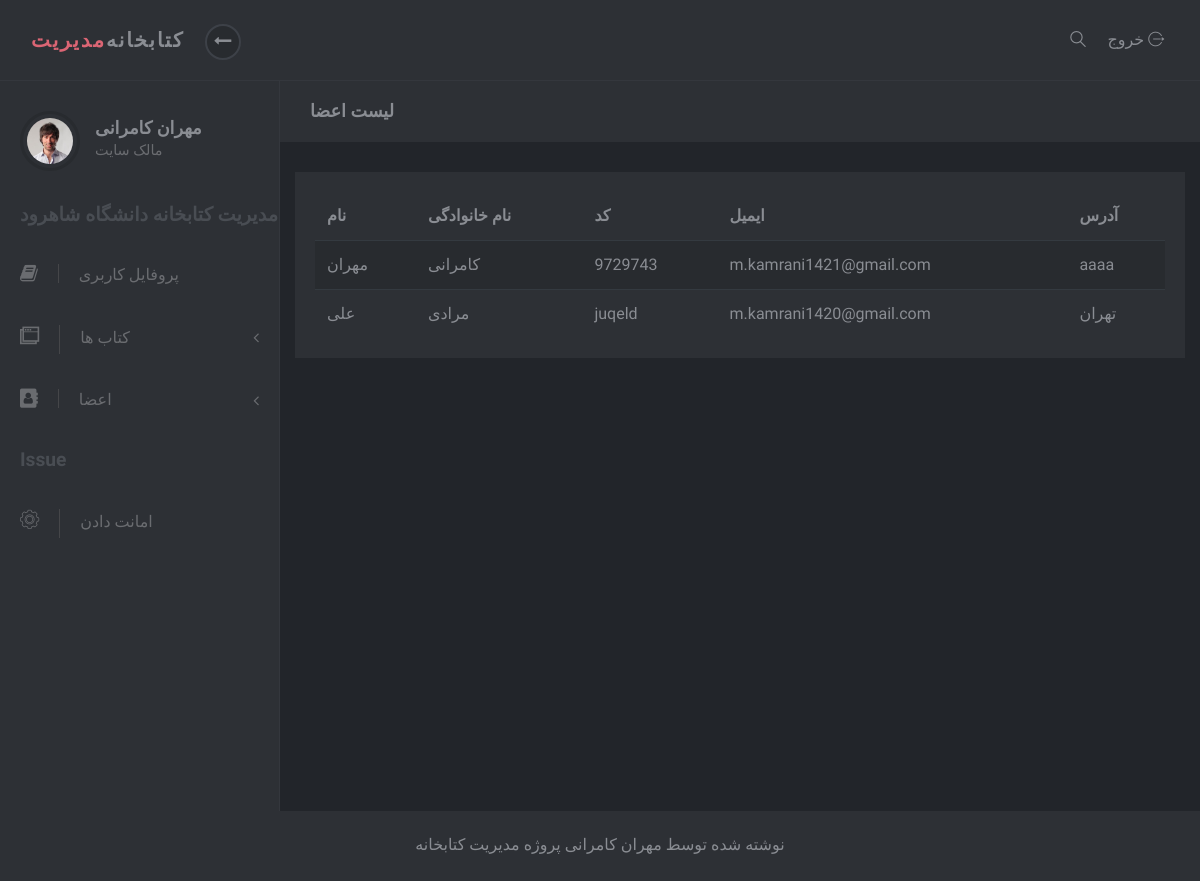
/account/user/list (signed in), run on an earlier commit of the app's database.
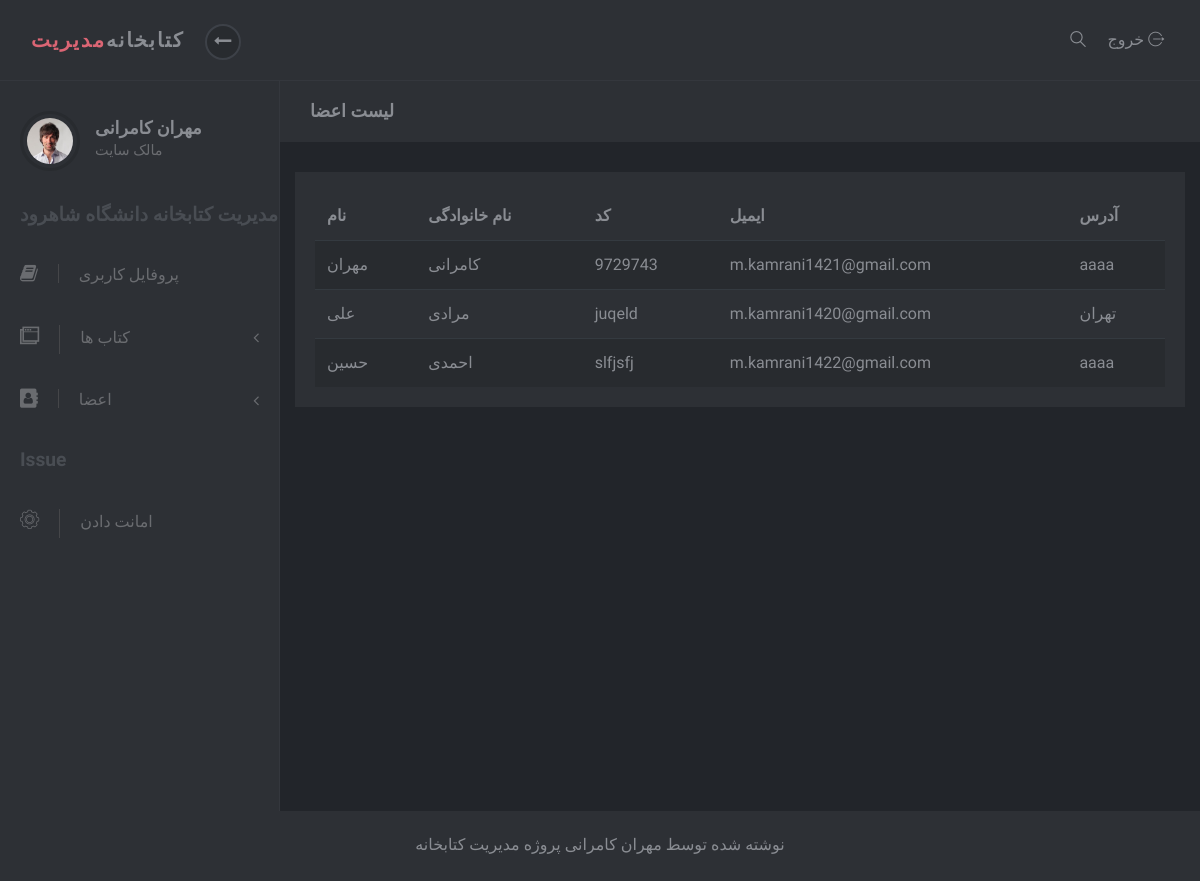
And on a later commit of the database.
### account/models.py (models this page shows)
class User(AbstractUser):
	email = models.EmailField(unique=True, verbose_name='ایمیل')
	slug = models.SlugField(unique=True, blank=True, verbose_name="کد کاربر")
	address=models.CharField(default='aaaa',max_length=200,verbose_name='آدرس')

### account/views.py (the view)
# urls.py: path('user/list', MemberList.as_view(), name='list_member'),
class MemberList(SuperUserAccessMixin, ListView):
    template_name = 'registrations/list_member.html'
    queryset = User.objects.all()

### account/mixins.py (called while the page is built)
    def dispatch(self, request, *args, **kwargs):
        if request.user.is_superuser:
            return super().dispatch(request, *args, **kwargs)
        else:
            raise Http404

### templates/registrations/list_member.html (shortened to what this page needs)
{% extends 'registrations/base.html' %}
{% load static %}
{% block code %}
    <div class="page-content">
        <div class="page-header">
            <div class="container-fluid">
                <h2 class="h5 no-margin-bottom">لیست اعضا</h2>
            </div>
        </div>
        <div class="col-lg-12">
            <div class="block">
                <div class="table-responsive">
                    <table class="table table-striped table-hover">
                        <thead>
                        <tr>
                            <th>نام</th>
                            <th>نام خانوادگی</th>
                            <th>کد</th>
                            <th>ایمیل</th>
                            <th>آدرس</th>
                        </tr>
                        </thead>
                        <tbody>
                        {% for member in object_list %}
                            <tr>
                                <td>{{ member.first_name }}</td>
                                <td>{{ member.last_name }}</td>
                                <td>{{ member.slug }}</td>
                                <td>{{ member.email }}</td>
                                <td>{{ member.address }}</td>
                            </tr>
                        {% endfor %}
                        </tbody>
                    </table>
                </div>
            </div>
        </div>
    </div>
{% endblock %}

### templates/registrations/sidebar.html (shortened to what this page needs)
{% load static %}
<nav id="sidebar">
    <div class="sidebar-header d-flex align-items-center">
        <div class="avatar"><img src="{% static 'adminlte/img/avatar-6.jpg' %}" alt="..."
                                 class="img-fluid rounded-circle"></div>
        <div class="title">
            <h1 class="h5">{{ request.user.get_full_name }}</h1>
            {% if request.user.is_superuser %}
                <p>مالک سایت</p>
            {% else %}
                <p>کاربر عادی</p>
            {% endif %}
        </div>
    </div>
    <span class="heading">مدیریت کتابخانه دانشگاه شاهرود</span>
    <ul class="list-unstyled">
        <li><a href="{% url 'account:profile' %}"><i class="fa fa-book"></i>پروفایل کاربری</a></li>
        <li>
            <a href="#exampledropdownDropdown" aria-expanded="false" data-toggle="collapse">
                <i class="icon-windows"></i>کتاب ها </a>
        </li>
        {% if request.user.is_superuser %}
            <li>
                <a href="#exampledropdownDropdown2" aria-expanded="false" data-toggle="collapse">
                    <i class="fa fa-address-book" aria-hidden="true"></i>اعضا</a>
            </li>
            </ul>
            <span class="heading">Issue</span>
            <ul class="list-unstyled">
                <li><a href="{% url 'account:issue' %}"> <i class="icon-settings"></i>امانت دادن </a></li>
            </ul>
        {% endif %}
</nav>

What changed in the data, as far as the page shows it:
added User: first_name "حسین", last_name "احمدی", slug "slfjsfj", email "m.kamrani1422@gmail.com", address "aaaa"
